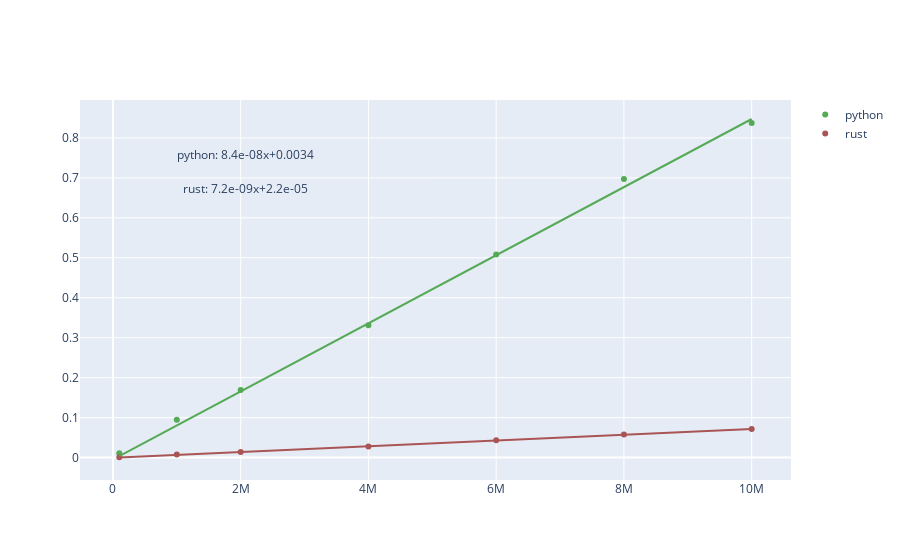

The notebook cell saved with this chart:
### Code cell
fig

### Figure 1 — Plotly figure (JSON) as saved in the notebook; plotly's stock layout.template omitted (floating-point values rounded to 4 significant figures)
{"data": [{"marker": {"color": "#55AA55"}, "mode": "markers", "name": "python", "type": "scatter", "x": [100000, 1000000, 2000000, 4000000, 6000000, 8000000, 10000000], "y": [0.01114, 0.09447, 0.1693, 0.3309, 0.5082, 0.6973, 0.8372]}, {"marker": {"color": "#AA5555"}, "mode": "markers", "name": "rust", "type": "scatter", "x": [100000, 1000000, 2000000, 4000000, 6000000, 8000000, 10000000], "y": [0.0008665, 0.007507, 0.01428, 0.0278, 0.04313, 0.05767, 0.07153]}, {"line": {"color": "#55AA55"}, "mode": "lines", "showlegend": false, "type": "scatter", "x": [100000, 10000000], "y": [0.003444, 0.8473]}, {"line": {"color": "#AA5555"}, "mode": "lines", "showlegend": false, "type": "scatter", "x": [100000, 10000000], "y": [2.167e-05, 0.07161]}, {"mode": "text", "showlegend": false, "text": "python: 8.4e-08x+0.0034", "type": "scatter", "x": [2080000], "y": [0.7535]}, {"mode": "text", "showlegend": false, "text": "rust: 7.2e-09x+2.2e-05", "type": "scatter", "x": [2080000], "y": [0.6699]}], "layout": {}}
